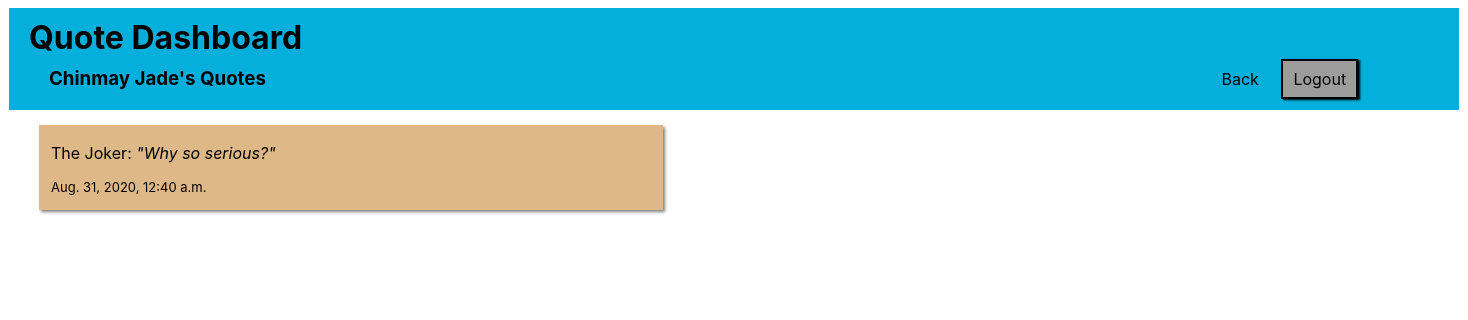
/user/5, run on the app's committed database.
### quote_dash/models.py (models this page shows)
class User(models.Model):
    first_name = models.CharField(max_length=255)
    last_name = models.CharField(max_length=255)
    email = models.CharField(max_length=255)
    password = models.CharField(max_length=255)
    created_at = models.DateTimeField(auto_now_add=True)
    updated_at = models.DateTimeField(auto_now=True)
    objects = UserManager()

class Quote(models.Model):
    quote = models.TextField()
    author = models.CharField(max_length=255)
    user = models.ForeignKey(User, related_name="quotes", on_delete=models.CASCADE) #one to many
    liked_by = models.ManyToManyField(User, related_name="likes")  #many to many
    created_at = models.DateTimeField(auto_now_add=True)
    updated_at = models.DateTimeField(auto_now=True)
    objects = QuoteManager()

### quote_dash/views.py (the view)
# urls.py: path('user/<int:id>', views.viewUser),
def viewUser(request, id):
    context = {
        "this_user" : User.objects.get(id=id)
    }
    return render (request, 'user.html', context)

### quote_dash/templates/user.html (shortened to what this page needs)
<!DOCTYPE html>
<html lang="en">
<head>
    {% load static %}
    <link rel="stylesheet" href="{% static '/style_quote.css' %}">
</head>
<body>
    <div id="wrapper">
        <div id="header">
            <h1>Quote Dashboard</h1>
            <h3>{{this_user.first_name}} {{this_user.last_name}}'s Quotes</h3>
            <a id="back" href="/quotes">Back</a>
            <a id="logout" href="/logout">Logout</a>
        </div>
        {% for quote in this_user.quotes.all %}
        <div id="user_quotes">
            <p>{{quote.author}}: <span style="font-style: italic;">"{{quote.quote}}"</span></p>
            <p style="font-size: small;">{{quote.created_at}}</p>
        </div>
        {% endfor %}
    </div>
</body>
</html>

### quote_dash/static/style_quote.css (style rules this page uses)
* { font-family: -apple-system, BlinkMacSystemFont, 'Segoe UI', Roboto, Oxygen, Ubuntu, Cantarell, 'Open Sans', 'Helvetica Neue', sans-serif; }
#wrapper { width: 1450px; margin: auto; }
#wrapper > * { vertical-align: top; }
#header { background-color: #04b0db; padding: 10px 20px; }
#header h1 { margin: 0px; text-align: left; display: block; }
#header h3 { display: inline-block; padding: 0px 20px; margin: 10px 0px; width: 1130px; }
#edit_acc, #back { margin: 0px 10px; padding: 8px 8px; color: black; text-decoration: none; }
#logout { border: 2px solid black; padding: 8px 10px; background-color: rgb(156, 156, 156); box-shadow: black 2px 1px 2px; text-decoration: none; color: black; }
#user_quotes { padding: 0px 10px; margin: 15px 30px; width: 600px; border: solid 2px burlywood; background-color: burlywood; box-shadow: gray 2px 2px 3px; }

### data on the page
User: first_name "Chinmay", last_name "Jade"
Quote: author "The Joker", quote "Why so serious?", created_at "Aug. 31, 2020, 12:40 a.m."
